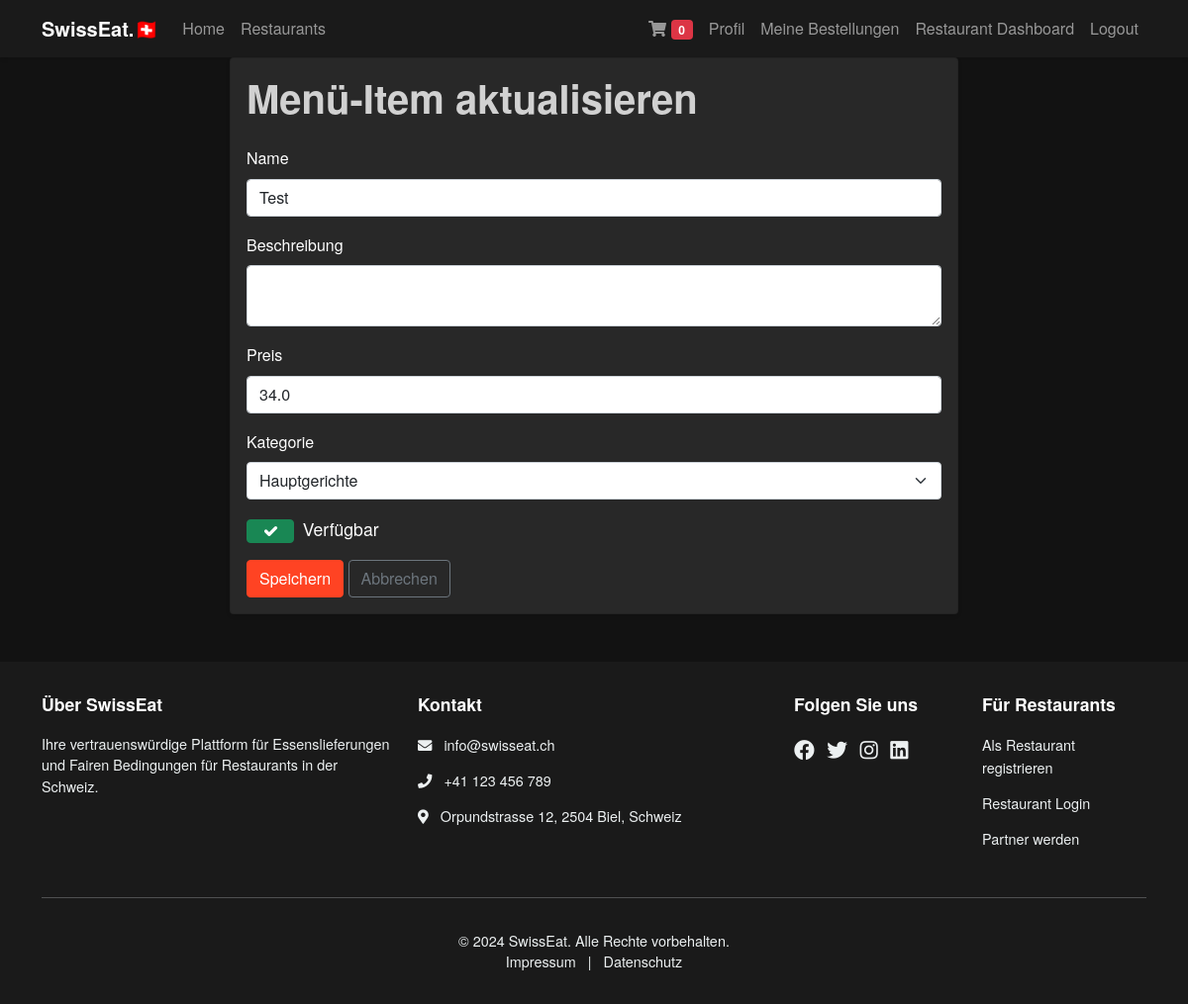
The app's page /restaurant/menu/1/update (signed in) with its own data.
### swisseat/models.py (models this page shows)
class MenuItem(db.Model):
    id = db.Column(db.Integer, primary_key=True)
    name = db.Column(db.String(100), nullable=False)
    description = db.Column(db.Text)
    price = db.Column(db.Float, nullable=False)
    category = db.Column(db.String(50))
    restaurant_id = db.Column(db.Integer, db.ForeignKey('restaurant.id'), nullable=False)
    is_available = db.Column(db.Boolean, default=True)
    cart_items = db.relationship('CartItem', back_populates='menu_item', lazy=True)

### swisseat/admin/routes.py (the view)
    def decorated_function(*args, **kwargs):
        if not current_user.is_authenticated or not current_user.is_restaurant_owner():
            flash('Sie haben keine Berechtigung für diese Seite.', 'danger')
            return redirect(url_for('main.home'))
        return f(*args, **kwargs)

### swisseat/admin/forms.py
class MenuItemForm(FlaskForm):
    name = StringField('Name',
                      validators=[DataRequired(), Length(min=2, max=100)])
    description = TextAreaField('Beschreibung')
    price = FloatField('Preis',
                      validators=[DataRequired(), NumberRange(min=0)])
    category = SelectField('Kategorie',
                         choices=[('vorspeisen', 'Vorspeisen'),
                                ('hauptgerichte', 'Hauptgerichte'),
                                ('desserts', 'Desserts'),
                                ('getranke', 'Getränke')])
    is_available = BooleanField('Verfügbar')
    submit = SubmitField('Speichern')

### swisseat/admin/routes.py (called while the page is built)
def restaurant_owner_required(f):
    def decorated_function(*args, **kwargs):
        if not current_user.is_authenticated or not current_user.is_restaurant_owner():
            flash('Sie haben keine Berechtigung für diese Seite.', 'danger')
            return redirect(url_for('main.home'))
        return f(*args, **kwargs)
    decorated_function.__name__ = f.__name__
    return decorated_function

### swisseat/models.py (called while the page is built)
@login_manager.user_loader
def load_user(user_id):
    return User.query.get(int(user_id))

    def is_restaurant_owner(self):
        return self.role == 'restaurant_owner'

### swisseat/templates/admin/menu_item.html (shortened to what this page needs)
{% extends "layout.html" %}
{% block content %}
<div class="container">
    <div class="row">
        <div class="col-md-8 offset-md-2">
            <div class="card">
                <div class="card-body">
                    <h1 class="card-title mb-4">{{ legend }}</h1>
                    <form method="POST" action="">
                        <fieldset class="form-group">
                            <div class="form-group mb-3">
                                {{ form.name.label(class="form-label") }}
                                {% if form.name.errors %}
                                    {{ form.name(class="form-control is-invalid") }}
                                    <div class="invalid-feedback">
                                        {% for error in form.name.errors %}
                                            <span>{{ error }}</span>
                                        {% endfor %}
                                    </div>
                                {% else %}
                                    {{ form.name(class="form-control") }}
                                {% endif %}
                            </div>
                            <div class="form-group mb-3">
                                {{ form.description.label(class="form-label") }}
                                {% if form.description.errors %}
                                    {{ form.description(class="form-control is-invalid") }}
                                    <div class="invalid-feedback">
                                        {% for error in form.description.errors %}
                                            <span>{{ error }}</span>
                                        {% endfor %}
                                    </div>
                                {% else %}
                                    {{ form.description(class="form-control") }}
                                {% endif %}
                            </div>
                            <div class="form-group mb-3">
                                {{ form.price.label(class="form-label") }}
                                {% if form.price.errors %}
                                    {{ form.price(class="form-control is-invalid") }}
                                    <div class="invalid-feedback">
                                        {% for error in form.price.errors %}
                                            <span>{{ error }}</span>
                                        {% endfor %}
                                    </div>
                                {% else %}
                                    {{ form.price(class="form-control") }}
                                {% endif %}
                            </div>
                            <div class="form-group mb-3">
                                {{ form.category.label(class="form-label") }}
                                {% if form.category.errors %}
                                    {{ form.category(class="form-select is-invalid") }}
                                    <div class="invalid-feedback">
                                        {% for error in form.category.errors %}
                                            <span>{{ error }}</span>
                                        {% endfor %}
                                    </div>
                                {% else %}
                                    {{ form.category(class="form-select") }}
                                {% endif %}
                            </div>
                            <div class="form-check mb-3">
                                {{ form.is_available(class="form-check-input") }}
                                {{ form.is_available.label(class="form-check-label") }}
                            </div>
                        </fieldset>
                        <div class="form-group">
                            {{ form.submit(class="btn btn-primary") }}
                            <a href="{{ url_for('admin.menu_management') }}"
                               class="btn btn-outline-secondary">
                                Abbrechen
                            </a>
                        </div>
                    </form>
                </div>
            </div>
        </div>
    </div>
</div>
{% endblock %}

### swisseat/static/css/main.css (style rules this page uses)
body { background-color: #121212; font-family: 'Helvetica Neue', Arial, sans-serif; line-height: 1.6; color: #fdfdfd; }
a { color: #ff4323; text-decoration: none; }
.card { background-color: #282828; transition: transform 0.2s ease-in-out; box-shadow: 0 2px 4px rgba(0,0,0,0.1); }
.card-title { color: #d1d1d1; font-weight: 600; }
.btn-primary { background-color: #ff4323; border-color: #ff4323; }
.form-check-input { width: 3em !important; height: 1.5em !important; margin-top: 0.25em; cursor: pointer; }
.form-check-input:checked { background-color: #198754; border-color: #198754; }
.form-check-label { cursor: pointer; margin-left: 0.5em; font-size: 1.1em; }

### records on screen
MenuItem: name "Test", price "34.0", category "Hauptgerichte", is_available "☑"

### other values on screen
{{ legend }} "Menü-Item aktualisieren"
